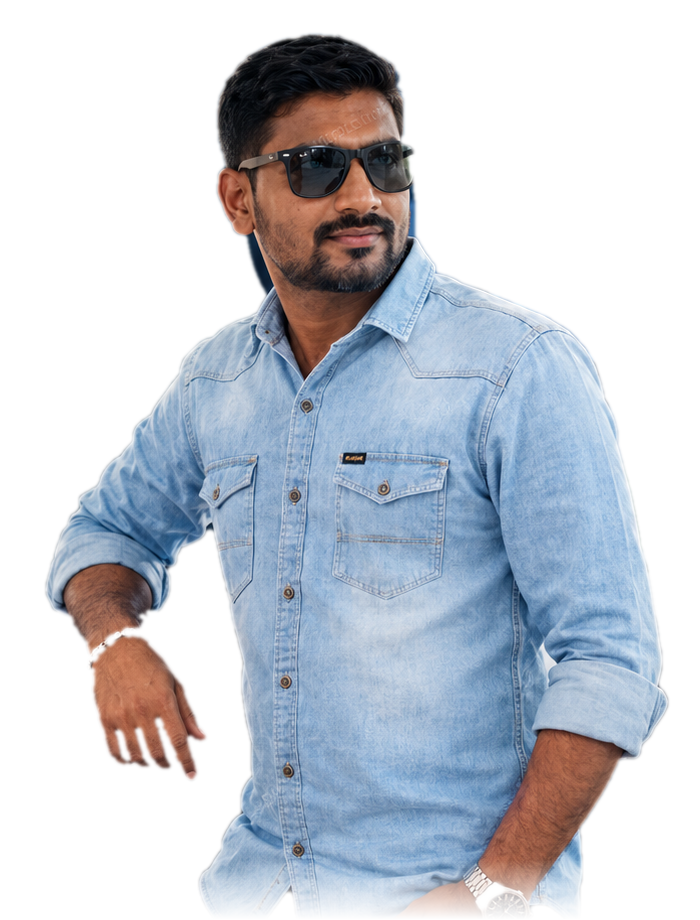
#> input picture social-content/assets/person_b.png, 700 x 920 px
$ python render_ig.py assets/person_b.png assets/person_b.png assets/person_b.png
#> lines starting #> are read from the running program, lines starting #| are printed output that depends on the picture
import json
import os
import sys

import numpy as np
from PIL import Image, ImageDraw, ImageFilter, ImageFont

data_path, person_path, out_dir = sys.argv[1], sys.argv[2], sys.argv[3]
os.makedirs(out_dir, exist_ok=True)
W, H = 1080, 1350
BAND = 130
yellow = (255, 196, 0)
fdir = os.path.join(os.path.dirname(os.path.abspath(__file__)), "assets", "fonts")
bold = os.path.join(fdir, "Poppins-Bold.ttf")
semi = os.path.join(fdir, "Poppins-SemiBold.ttf")
if not os.path.exists(semi):
    semi = bold
reg = os.path.join(fdir, "Poppins-Medium.ttf")
if not os.path.exists(reg):
    reg = semi

person_a = Image.open(person_path).convert("RGBA")
#> person_a is the input picture: PIL image 700x920 RGBA; mean R, G, B, A 81.2, 100.6, 121.5, 123.9
person_a = person_a.crop((0, 0, person_a.width, 664))
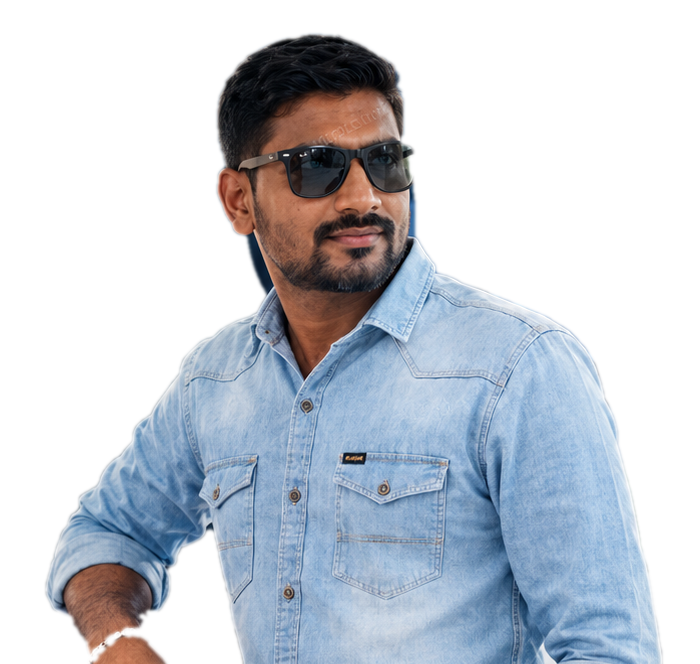
#> person_a: PIL image 700x664 RGBA; mean R, G, B, A 77.4, 100.9, 124.3, 120.4; transparent parts drawn white
person_b = Image.open(os.path.join(os.path.dirname(person_path), "person_b.png")).convert("RGBA")


# [29 lines left out: functions wrap, background, not called in this run]


#> (the run stopped early here; a loop or call above may not have finished)

$ run again, with social-content/assets/person_rgba.png copied over social-content/assets/person_b.png
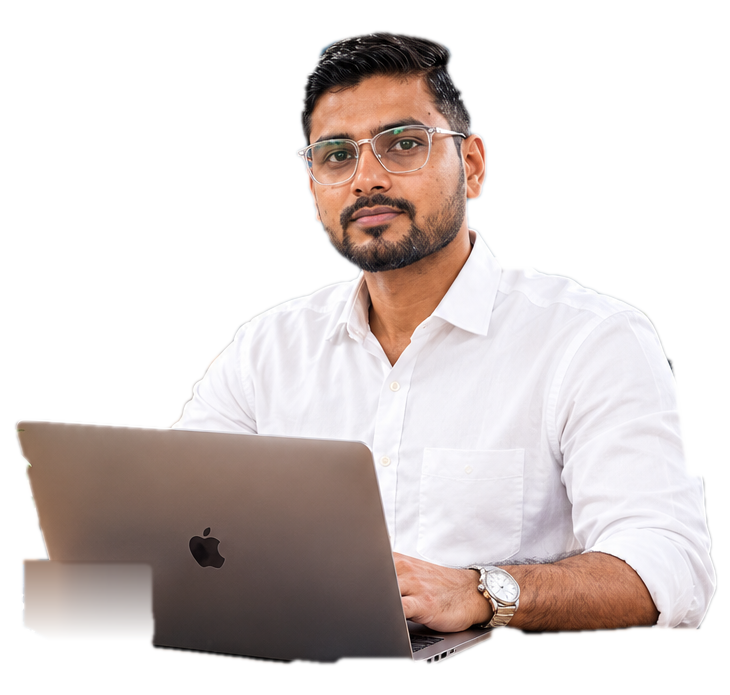
#> input picture social-content/assets/person_rgba.png, 730 x 695 px
#> person_a is the input picture: PIL image 730x695 RGBA; mean R, G, B, A 130.8, 123.6, 121.6, 121
#> `person_a = person_a.crop((0, 0, person_a.width, 664))`:
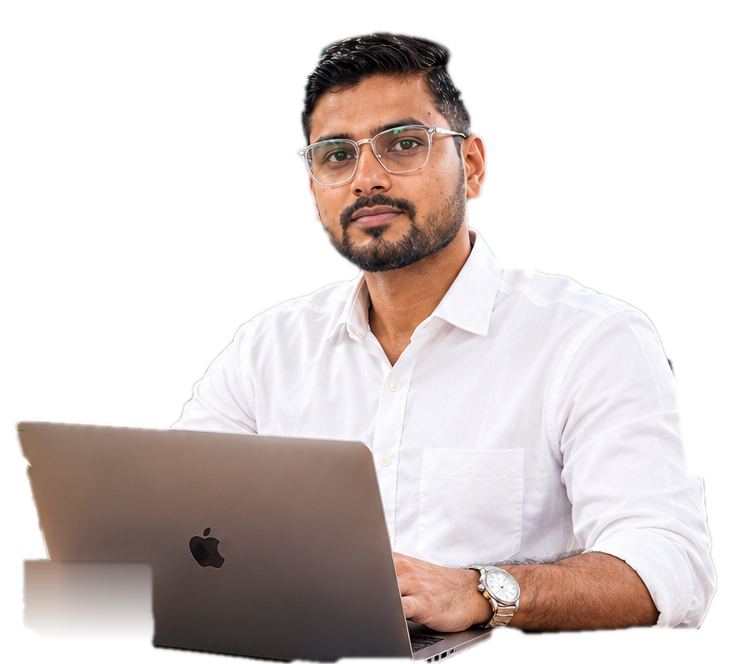
#> person_a: PIL image 730x664 RGBA; mean R, G, B, A 131.4, 124.8, 123.1, 126.7; transparent parts drawn white
